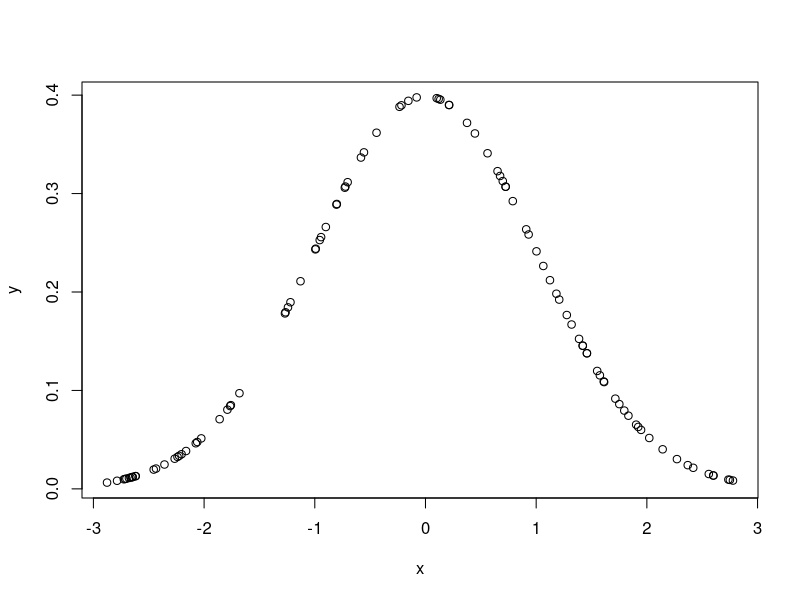

Generate this figure with R:
## ---- chunk 1
setClass("estimator", representation( MPC = "numeric",
                                      H = "numeric", 
                                      x_vector = "numeric",
                                      y_vector = "numeric",
                                      input_argument = "numeric",
                                      data = "matrix"))
                                      

setMethod("initialize", "estimator", function(.Object, MPC, H, x_vector, y_vector, input_argument, data) {
  
    raw_data <- cbind(x_vector,y_vector)
    
    clean_data <- na.omit(raw_data)
  
    data <- matrix(data = NA, nrow=nrow(clean_data),ncol=ncol(clean_data))
      
    data <- clean_data
  
  .Object <- callNextMethod(.Object, MPC=MPC, H=H, x_vector=x_vector, y_vector=y_vector, input_argument=input_argument, data=data)
  
  validObject(.Object)
  
  return(.Object)
  
})

## ---- chunk 2
setGeneric("kernel.smoother", function(object) { standardGeneric("kernel.smoother")})

setMethod("kernel.smoother", signature = "estimator", function (object) {

  j <- length(object@input_argument)
  n <- nrow(object@data)
  
  Input <- object@input_argument
  Data <- object@data
  h <- object@H
    
  for (k in 1:j) {
  
  Upper_Kappa = numeric()
  
  Lower_Kappa = numeric()
    
  for (i in 1:n) {
 
      Upper_Kappa[i]<- Data[i,2]*(dnorm((Input[k]-Data[i,1])/h,0,1)^2)

      Lower_Kappa[i]<- (dnorm((Input[k]-Data[i,1])/h,0,1))^2
  
     }

    object@MPC[k] <- sum(Upper_Kappa)/sum(Lower_Kappa)
  
  }
 
   return(object)
  
})

## ---- chunk 3

x <- runif(100,-3,3)

y <- dnorm(x)

plot(x,y)





vessel <- new("estimator", MPC = numeric(0),H = 2, x_vector = x, y_vector = y, input_argument = seq(-4,4,length.out=500), data = matrix(0))

output <- kernel.smoother(vessel)

show(output)
## ---- chunk 4
setMethod("show", signature = "estimator", function (object){
  cat("output of estimator", object@MPC, "\n")
  plot(x=object@input_argument,y=object@MPC)
  })
